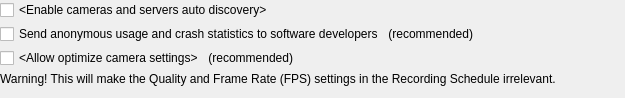
<?xml version="1.0" encoding="UTF-8"?>
<ui version="4.0">
 <class>SystemSettingsWidget</class>
 <widget class="QWidget" name="SystemSettingsWidget">
  <property name="geometry">
   <rect>
    <x>0</x>
    <y>0</y>
    <width>625</width>
    <height>98</height>
   </rect>
  </property>
  <property name="windowTitle">
   <string/>
  </property>
  <layout class="QVBoxLayout" name="verticalLayout">
   <property name="spacing">
    <number>4</number>
   </property>
   <property name="leftMargin">
    <number>0</number>
   </property>
   <property name="topMargin">
    <number>0</number>
   </property>
   <property name="rightMargin">
    <number>0</number>
   </property>
   <property name="bottomMargin">
    <number>0</number>
   </property>
   <item>
    <layout class="QHBoxLayout" name="horizontalLayout_5">
     <property name="spacing">
      <number>4</number>
     </property>
     <item>
      <widget class="QCheckBox" name="autoDiscoveryCheckBox">
       <property name="text">
        <string notr="true">&lt;Enable cameras and servers auto discovery&gt;</string>
       </property>
      </widget>
     </item>
     <item>
      <widget class="nx::vms::client::desktop::HintButton" name="autodiscoveryHint" native="true">
       <property name="sizePolicy">
        <sizepolicy hsizetype="Fixed" vsizetype="Fixed">
         <horstretch>0</horstretch>
         <verstretch>0</verstretch>
        </sizepolicy>
       </property>
      </widget>
     </item>
     <item>
      <spacer name="horizontalSpacer_5">
       <property name="orientation">
        <enum>Qt::Horizontal</enum>
       </property>
       <property name="sizeHint" stdset="0">
        <size>
         <width>40</width>
         <height>20</height>
        </size>
       </property>
      </spacer>
     </item>
    </layout>
   </item>
   <item>
    <layout class="QHBoxLayout" name="horizontalLayout">
     <property name="spacing">
      <number>4</number>
     </property>
     <item>
      <widget class="QCheckBox" name="statisticsReportCheckBox">
       <property name="text">
        <string>Send anonymous usage and crash statistics to software developers</string>
       </property>
      </widget>
     </item>
     <item>
      <widget class="QLabel" name="sslRecommendedLabel">
       <property name="text">
        <string>(recommended)</string>
       </property>
       <property name="alignment">
        <set>Qt::AlignRight|Qt::AlignTrailing|Qt::AlignVCenter</set>
       </property>
      </widget>
     </item>
     <item>
      <widget class="nx::vms::client::desktop::HintButton" name="statisticsReportHint" native="true">
       <property name="sizePolicy">
        <sizepolicy hsizetype="Fixed" vsizetype="Fixed">
         <horstretch>0</horstretch>
         <verstretch>0</verstretch>
        </sizepolicy>
       </property>
      </widget>
     </item>
     <item>
      <spacer name="horizontalSpacer">
       <property name="orientation">
        <enum>Qt::Horizontal</enum>
       </property>
       <property name="sizeHint" stdset="0">
        <size>
         <width>40</width>
         <height>20</height>
        </size>
       </property>
      </spacer>
     </item>
    </layout>
   </item>
   <item>
    <layout class="QHBoxLayout" name="horizontalLayout_2">
     <item>
      <widget class="QCheckBox" name="autoSettingsCheckBox">
       <property name="text">
        <string notr="true">&lt;Allow optimize camera settings&gt;</string>
       </property>
      </widget>
     </item>
     <item>
      <widget class="QLabel" name="tlsRecommendedLabel">
       <property name="text">
        <string>(recommended)</string>
       </property>
       <property name="alignment">
        <set>Qt::AlignRight|Qt::AlignTrailing|Qt::AlignVCenter</set>
       </property>
      </widget>
     </item>
     <item>
      <spacer name="horizontalSpacer_2">
       <property name="orientation">
        <enum>Qt::Horizontal</enum>
       </property>
       <property name="sizeHint" stdset="0">
        <size>
         <width>40</width>
         <height>20</height>
        </size>
       </property>
      </spacer>
     </item>
    </layout>
   </item>
   <item>
    <widget class="QLabel" name="settingsWarningLabel">
     <property name="text">
      <string>Warning! This will make the Quality and Frame Rate (FPS) settings in the Recording Schedule irrelevant.</string>
     </property>
     <property name="wordWrap">
      <bool>true</bool>
     </property>
    </widget>
   </item>
   <item>
    <spacer name="verticalSpacer">
     <property name="orientation">
      <enum>Qt::Vertical</enum>
     </property>
     <property name="sizeHint" stdset="0">
      <size>
       <width>20</width>
       <height>1</height>
      </size>
     </property>
    </spacer>
   </item>
  </layout>
 </widget>
 <customwidgets>
  <customwidget>
   <class>nx::vms::client::desktop::HintButton</class>
   <extends>QWidget</extends>
   <header location="global">nx/vms/client/desktop/common/widgets/hint_button.h</header>
  </customwidget>
 </customwidgets>
 <tabstops>
  <tabstop>autoDiscoveryCheckBox</tabstop>
  <tabstop>statisticsReportCheckBox</tabstop>
  <tabstop>autoSettingsCheckBox</tabstop>
 </tabstops>
 <resources/>
 <connections/>
</ui>
